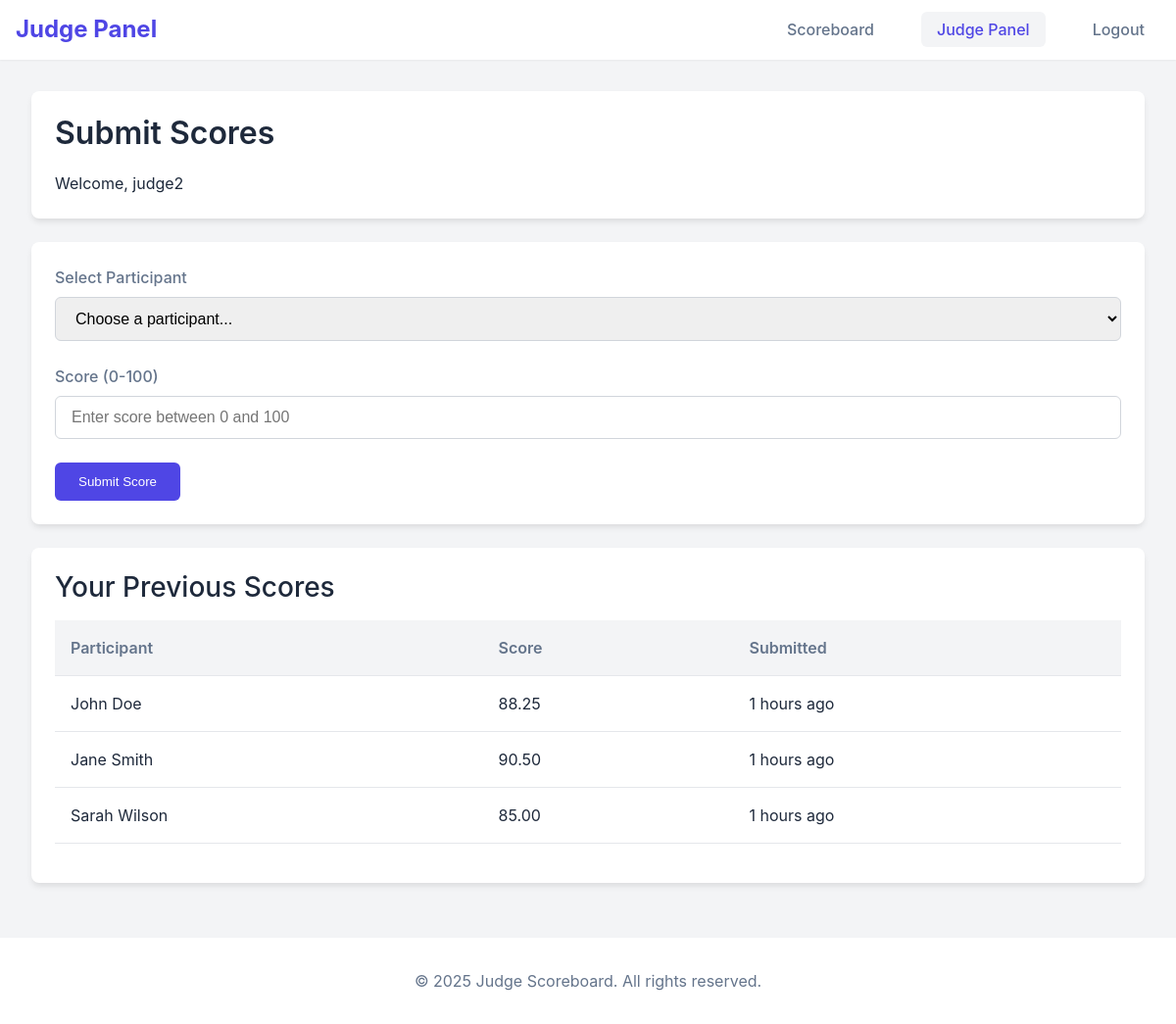
Page /judge.php (signed in) on the committed database.
### tables this page shows
CREATE TABLE IF NOT EXISTS scores (
    id INT PRIMARY KEY AUTO_INCREMENT,
    judge_id INT NOT NULL,
    participant_id INT NOT NULL,
    score DECIMAL(5,2) NOT NULL CHECK (score >= 0 AND score <= 100),
    submitted_at TIMESTAMP DEFAULT CURRENT_TIMESTAMP,
    FOREIGN KEY (judge_id) REFERENCES users(id) ON DELETE CASCADE,
    FOREIGN KEY (participant_id) REFERENCES participants(id) ON DELETE CASCADE,
    UNIQUE KEY unique_judge_participant (judge_id, participant_id)
);

CREATE TABLE IF NOT EXISTS participants (
    id INT PRIMARY KEY AUTO_INCREMENT,
    name VARCHAR(100) NOT NULL,
    identifier VARCHAR(50) UNIQUE NOT NULL,
    created_at TIMESTAMP DEFAULT CURRENT_TIMESTAMP
);

### includes/functions.php (called while the page is built, shortened)
<?php
function getJudgeScores($pdo, $judgeId) {
    try {
        $sql = "SELECT s.*, p.name as participant_name, p.identifier
                FROM scores s
                JOIN participants p ON s.participant_id = p.id
                WHERE s.judge_id = :judge_id
                ORDER BY s.submitted_at DESC";
        $stmt = $pdo->prepare($sql);
        $stmt->execute([':judge_id' => $judgeId]);
        return $stmt->fetchAll();
    } catch(PDOException $e) {
        error_log("Error fetching judge scores: " . $e->getMessage());
        return [];
    }
}
function timeAgo($datetime) {
    $time = time() - strtotime($datetime);
    if ($time < 86400) return floor($time/3600) . ' hours ago';
    return date('M j, Y', strtotime($datetime));
}
?>

### judge.php (the view, shortened to what this page needs)
<?php
require_once 'includes/functions.php';
$pdo = getDBConnection();
$judgeScores = getJudgeScores($pdo, $_SESSION['user_id']);
?>
<!DOCTYPE html>
<html lang="en">
<head>
    <link rel="stylesheet" href="assets/css/style.css">
</head>
<body>
    <header>
        <nav>
            <div class="logo">
                <h1>Judge Panel</h1>
            </div>
            <ul class="nav-links">
                <li><a href="index.php">Scoreboard</a></li>
                <li><a href="judge.php" class="active">Judge Panel</a></li>
                <li><a href="#" class="logout-btn">Logout</a></li>
            </ul>
        </nav>
    </header>
    <main>
        <div class="judge-panel">
            <div class="panel-header card">
                <div class="header-content">
                    <h2>Submit Scores</h2>
                    <p class="text-secondary">Welcome, <?php echo htmlspecialchars($_SESSION['username']); ?></p>
                </div>
            </div>
            <div class="scoring-section card">
                <form id="score-form" class="score-form">
                    <div class="form-group">
                        <label for="participant">Select Participant</label>
                        <select name="participant_id" id="participant" required>
                            <option value="">Choose a participant...</option>
                        </select>
                    </div>
                    <div class="form-group">
                        <label for="score">Score (0-100)</label>
                        <input type="number" name="score" id="score" min="0" max="100" step="0.01" required
                               placeholder="Enter score between 0 and 100">
                    </div>
                    <button type="submit" class="btn btn-primary">Submit Score</button>
                </form>
            </div>
            <div class="previous-scores card">
                <h3>Your Previous Scores</h3>
                <div class="table-container">
                    <table class="scores-table">
                        <thead>
                            <tr>
                                <th>Participant</th>
                                <th>Score</th>
                                <th>Submitted</th>
                            </tr>
                        </thead>
                        <tbody>
                            <?php foreach ($judgeScores as $score): ?>
                            <tr>
                                <td><?php echo htmlspecialchars($score['participant_name']); ?></td>
                                <td><span class="score"><?php echo number_format($score['score'], 2); ?></span></td>
                                <td><?php echo timeAgo($score['submitted_at']); ?></td>
                            </tr>
                            <?php endforeach; ?>
                        </tbody>
                    </table>
                </div>
            </div>
        </div>
    </main>
    <footer>
        <p>&copy; <?php echo date('Y'); ?> Judge Scoreboard. All rights reserved.</p>
    </footer>
</body>
</html>

### assets/css/style.css (style rules this page uses)
:root { --primary-color: #4f46e5; --primary-dark: #4338ca; --secondary-color: #818cf8; --accent-color: #6366f1; --success-color: #10b981; --warning-color: #f59e0b; --error-color: #ef4444; --dark-color: #1f2937; --light-color: #f8fafc; --gray-100: #f3f4f6; --gray-200: #e5e7eb; --gray-300: #d1d5db; --gray-400: #9ca3af; --gray-500: #6b7280; --text-primary: #1e293b; --text-secondary: #64748b; --border-color: #e2e8f0; --shadow-sm: 0 1px 2px 0 rgba(0, 0, 0, 0.05); --shadow-md: 0 4px 6px -1px rgba(0, 0, 0, 0.1); --shadow-lg: 0 10px 15px -3px rgba(0, 0, 0, 0.1); --gradient-primary: linear-gradient(135deg, var(--primary-color) 0%, var(--secondary-color) 100%); --border-radius-sm: 0.375rem; --border-radius: 0.5rem; --border-radius-lg: 0.75rem; --transition: all 0.3s cubic-bezier(0.4, 0, 0.2, 1); }
* { margin: 0; padding: 0; box-sizing: border-box; }
html { font-size: 16px; scroll-behavior: smooth; }
body { font-family: 'Inter', system-ui, -apple-system, sans-serif; background-color: var(--gray-100); color: var(--text-primary); line-height: 1.5; min-height: 100vh; display: flex; flex-direction: column; }
header { background-color: white; box-shadow: var(--shadow-sm); position: sticky; top: 0; z-index: 100; }
nav { max-width: 1280px; margin: 0 auto; padding: 1rem; display: flex; justify-content: space-between; align-items: center; }
.logo h1 { font-size: 1.5rem; color: var(--primary-color); font-weight: 700; margin: 0; }
.nav-links { display: flex; gap: 2rem; list-style: none; }
.nav-links a { color: var(--text-secondary); text-decoration: none; font-weight: 500; padding: 0.5rem 1rem; border-radius: var(--border-radius-sm); transition: var(--transition); }
.nav-links a:hover, .nav-links a.active { color: var(--primary-color); background-color: var(--gray-100); }
main { flex: 1; padding: 2rem; max-width: 1280px; margin: 0 auto; width: 100%; }
.card { background-color: white; border-radius: var(--border-radius); box-shadow: var(--shadow-md); padding: 1.5rem; margin-bottom: 1.5rem; }
table { width: 100%; border-collapse: separate; border-spacing: 0; margin: 1rem 0; }
th, td { padding: 1rem; text-align: left; border-bottom: 1px solid var(--gray-200); }
th { background-color: var(--gray-100); font-weight: 600; color: var(--text-secondary); }
.form-group { margin-bottom: 1.5rem; }
label { display: block; margin-bottom: 0.5rem; font-weight: 500; color: var(--text-secondary); }
input, select, textarea { width: 100%; padding: 0.75rem 1rem; border: 1px solid var(--gray-300); border-radius: var(--border-radius-sm); font-size: 1rem; transition: var(--transition); }
.btn { display: inline-flex; align-items: center; justify-content: center; padding: 0.75rem 1.5rem; border-radius: var(--border-radius-sm); font-weight: 500; text-decoration: none; cursor: pointer; transition: var(--transition); border: none; }
.btn-primary { background-color: var(--primary-color); color: white; }
footer { background-color: white; padding: 2rem; text-align: center; color: var(--text-secondary); margin-top: auto; }
h1, h2, h3, h4, h5, h6 { margin-bottom: 1rem; line-height: 1.2; color: var(--text-primary); }
h1 { font-size: 2.5rem; font-weight: 700; margin-bottom: 1.5rem; }
h2 { font-size: 2rem; font-weight: 600; margin-bottom: 1.25rem; }
h3 { font-size: 1.75rem; font-weight: 500; margin-bottom: 1rem; }

### rows in the picture
scores: participant.name "John Doe", score "88.25", submitted_at "1 hours ago"
scores: participant.name "Jane Smith", score "90.50", submitted_at "1 hours ago"
scores: participant.name "Sarah Wilson", score "85.00", submitted_at "1 hours ago"

### other values in the picture
$_SESSION['username'] "judge2"
